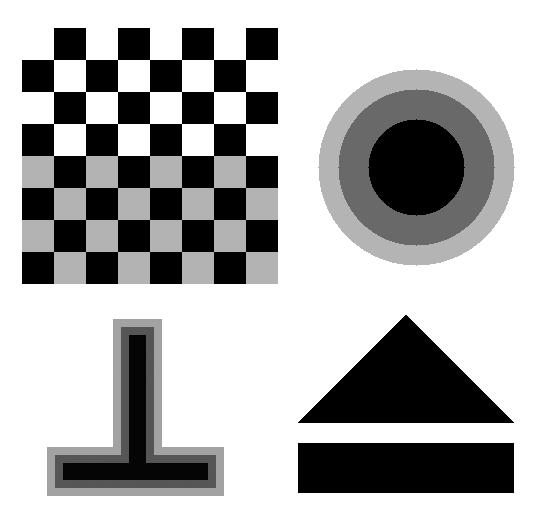
%> input picture ComputerVision/EdgesCorners/edgetest_12.png, 537 x 523 px
$ octave vision1.m   (GNU Octave 9; MATLAB toolbox functions it lacks are replaced by stand-ins)
%> lines starting %> are read from the running program, lines starting %| are printed output that depends on the picture; in (x1, y1, x2, y2) boxes, pixels count from 0 and x2, y2 are one past the last pixel; in counts of white or black regions, pixels touching at a corner belong together; the program's own positions count from 1
### ComputerVision/EdgesCorners/EdgeDetect.m
function D = EdgeDetect( I, sigma, thetaEdge, LaplacType )
% EdgeDetect Detects edges in a noisy image.
%   D = EdgeDetect(I, sigma, thetaEdge, LaplacType) Detects edges in the
%   noisy image I. The function filters the image with a Gaussian filter of
%   deviation sigma. thetaEdge is used as a threshold. If M is the maximum
%   value of the magnitude of the image's gradient, then the magnitude of
%   the image's gradient in each point that is detected must be greater
%   than thetaEdge*M. LaplacType is an integer that can have one of these
%   values:
%
%       0           calculate Laplacian of image I using linear approach.
%
%       1           calculate Laplacian of image I using non-linear
%                   approach.


if nargin ~= 4                                  %check for right number of input arguments
    error('Wrong number of input arguments.');
end

n = ceil(3*sigma)*2 + 1;                        %define size of the filter
B = strel('diamond', 1);                        %define structuring element

filtGauss = fspecial('gaussian', n, sigma);     %define Gaussian filter
Isigma = imfilter(I, filtGauss, 'replicate');   %convolution with Gaussian-smoothens the image
%------------------Laplace computation-------------------------------------------
if LaplacType == 1                              %non-linear approach
    Idil = imdilate(Isigma, B);
    Iero = imerode(Isigma, B);
    L = Idil + Iero - 2*Isigma;
else                                            %linear approach
    filtLog = fspecial('log', n, sigma);        %Laplacian-of-Gaussian filter
    L = conv2(I, filtLog, 'same');
end
%--------------------------------------------------------------------------

X = (L >= 0);                                   %sign image
Xdil = imdilate(X, B);
Xero = imerode(X, B);
Y = Xdil - Xero;                                %outline of the image
[FX, FY] = gradient(Isigma);                    %partial derivatives
abs_grad_Isigma = sqrt(FX.^2 + FY.^2);          %gradient magnitude
M = max(abs_grad_Isigma(:));
D = Y & (abs_grad_Isigma > thetaEdge*M);        %output=edges
end

### ComputerVision/EdgesCorners/vision1.m
clear all;
close all;

I = im2double(imread('edgetest_12.png'));       %insert image
%> I: size 523x537 double; min 0, max 1, mean 0.689
%define parameters-----------------------------------------------------
PSNR = 20;
sigmaGauss = 1.5;       %standar deviation of the Gaussian filter
thetaEdge = .2;
LaplacType = 1;         %LaplacType = 0 for linear
                        %LaplacType = 1 for non-linear
Imin = min(I(:));
%> Imin = 0
Imax = max(I(:));
%> Imax = 1
sigma = 10^(-PSNR/20)*(Imax - Imin);        %standard deviation of noise
%> sigma = 0.1
%----------------------------------------------------------------------
J = imnoise(I, 'gaussian', 0, sigma^2);     %add gaussian noise to image
D = EdgeDetect(J, sigmaGauss, thetaEdge, LaplacType);   %call EdgeDetect, D = found edges
%> in EdgeDetect, `X = (L >= 0);`:
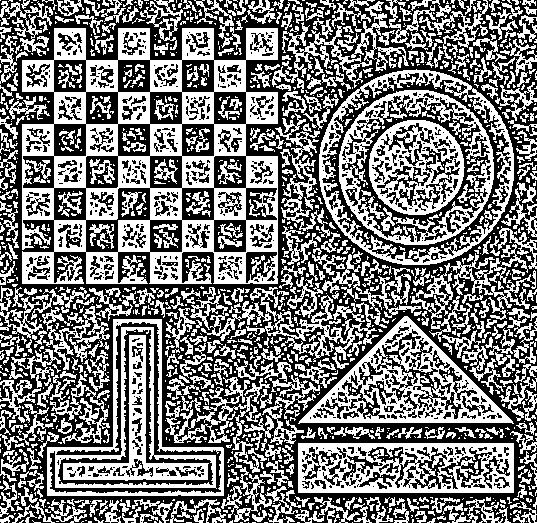
%> X: size 523x537 logical; 47.8% white; 1540 white regions (1009 under 20 px), largest, box (x1, y1, x2, y2) and area: (22, 28, 278, 284) 27440, (298, 316, 514, 424) 7388, (298, 443, 514, 493) 6875
%> in EdgeDetect, `Xdil = imdilate(X, B);`:
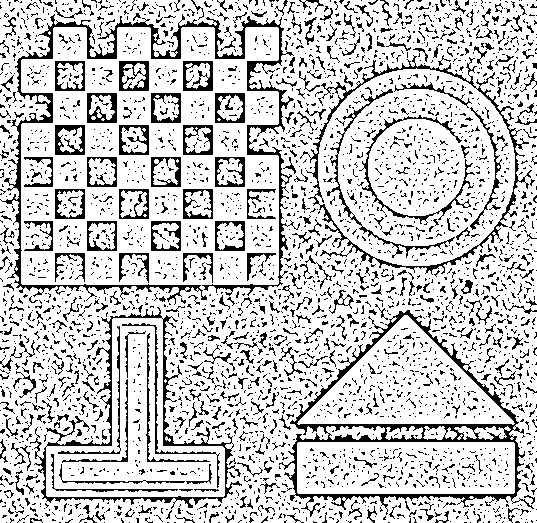
%> Xdil: size 523x537 logical; 79.3% white; black in thin lines or dots
%> in EdgeDetect, `Xero = imerode(X, B);`:
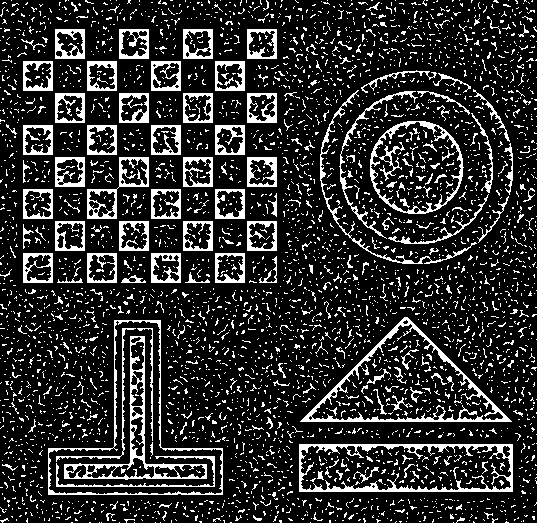
%> Xero: size 523x537 logical; 17.3% white in thin lines or dots
%> in EdgeDetect, `Y = Xdil - Xero;`:
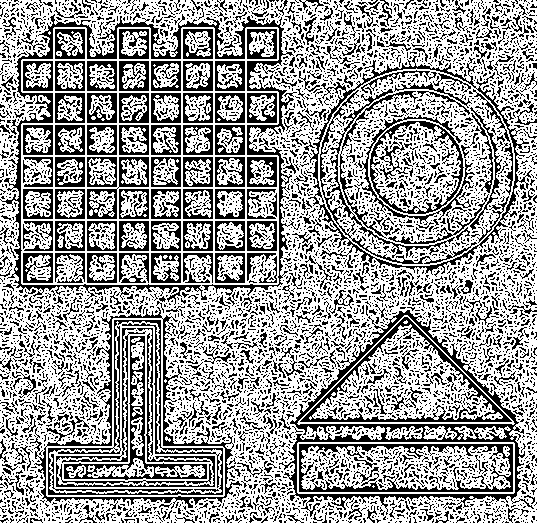
%> Y: size 523x537 double; values 0 (black) and 1 (white), 62% white; black in thin lines or dots
%> in EdgeDetect, `[FX, FY] = gradient(Isigma);`:
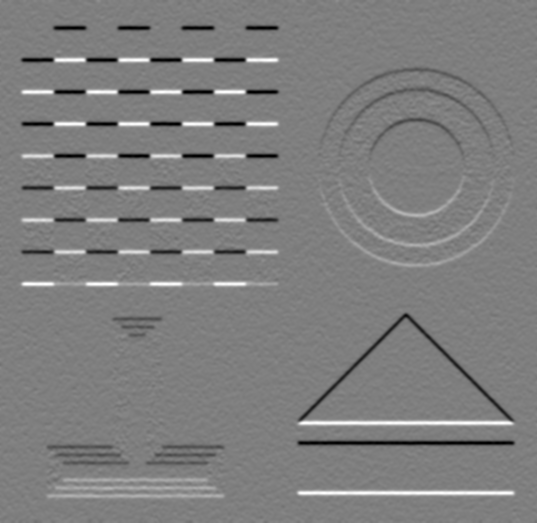
%> FY: size 523x537 double; min -0.231, max 0.233, mean 6.76e-06; drawn with min black and max white
%> in EdgeDetect, `abs_grad_Isigma = sqrt(FX.^2 + FY.^2);`:
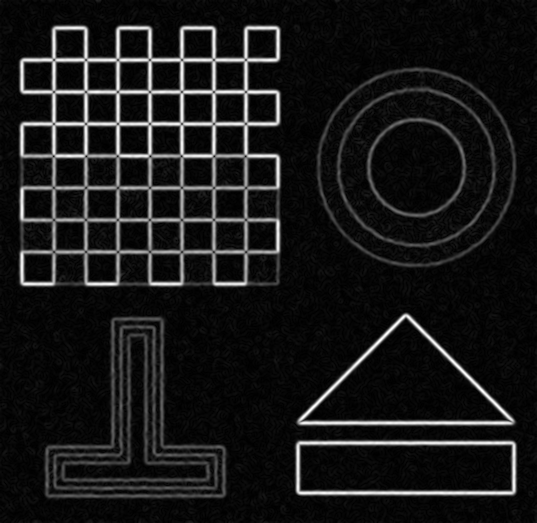
%> abs_grad_Isigma: size 523x537 double; min 1.53e-05, max 0.242, mean 0.0229; drawn with min black and max white
%> in EdgeDetect, `M = max(abs_grad_Isigma(:));`: M = 0.242
%> in EdgeDetect, `D = Y & (abs_grad_Isigma > thetaEdge*M);`: D: size 523x537 logical; 6% white in thin lines or dots, all inside (x1, y1, x2, y2) = (21, 27, 515, 497)

B = strel('diamond', 1);                    %define structuring element
M = imdilate(I, B) - imerode(I, B);         %define outline
T = (M > thetaEdge);                        %find real edges
%> T: size 523x537 logical; 6% white in thin lines or dots, all inside (x1, y1, x2, y2) = (21, 27, 516, 497)

TandD = T & D;
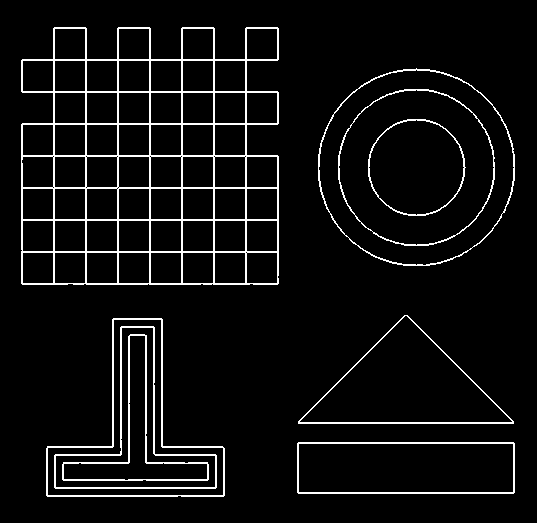
%> TandD: size 523x537 logical; 5.9% white in thin lines or dots, all inside (x1, y1, x2, y2) = (21, 27, 515, 497)
PrTD = sum(TandD(:))/sum(D(:));             %Pr(T|D)
%> PrTD = 0.983
PrDT = sum(TandD(:))/sum(T(:));             %Pr(D|T)
%> PrDT = 0.985
C = .5*(PrTD + PrDT);
%> C = 0.984

%plot results----------------------------------------------------------
figure;
subplot(2,2,1); imshow(I); title('Original');
subplot(2,2,2); imshow(J); title('Noise');
subplot(2,2,3); imshow(T); title('Real Edges');
subplot(2,2,4); imshow(D); title('Edges');
